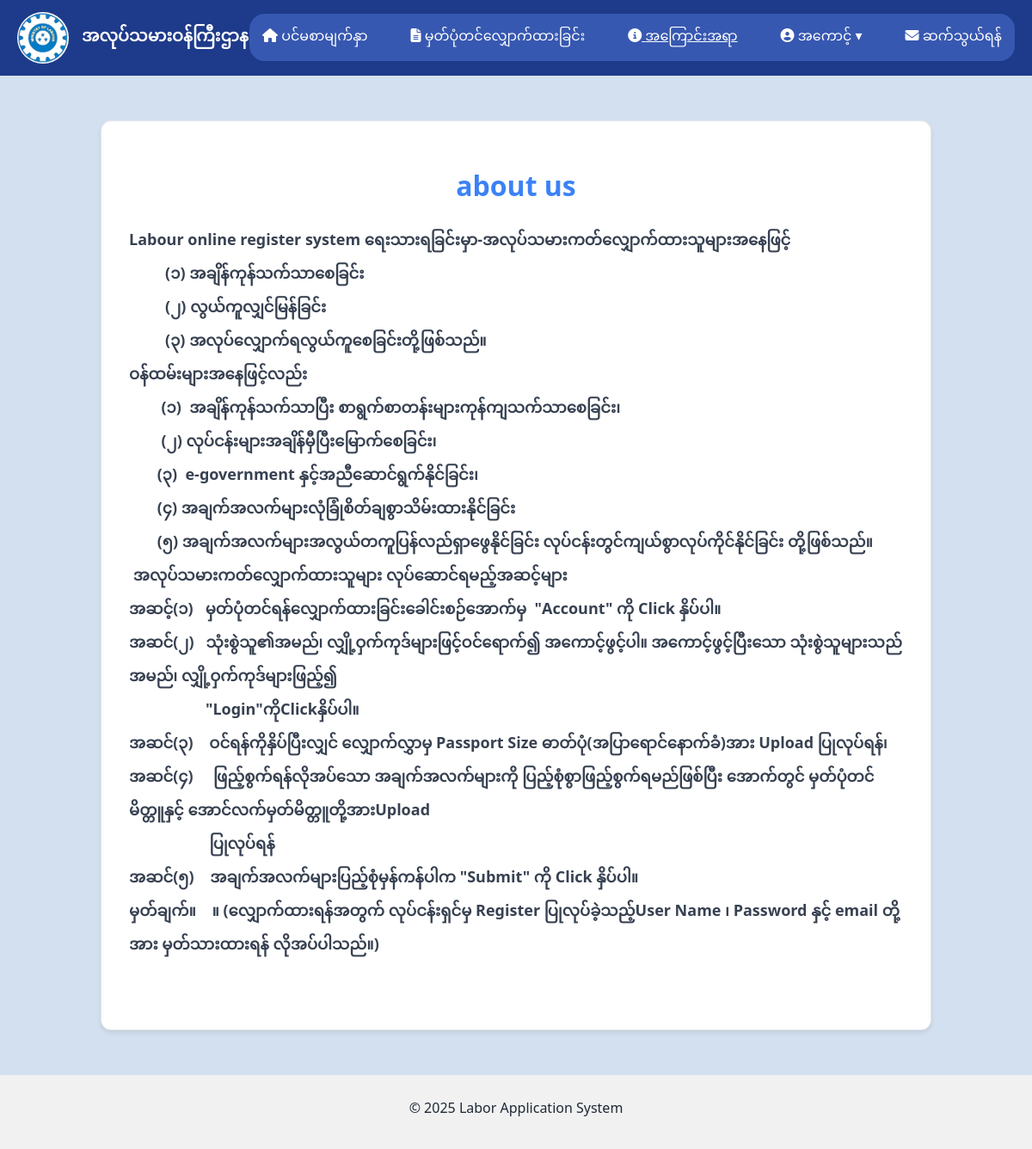
The app's page /user?vr=about with its own data.
### tables this page shows
CREATE TABLE `about` (
  `id` int(11) NOT NULL,
  `title` varchar(200) NOT NULL,
  `body` text NOT NULL
);

### user/views/about/index.php (the view, shortened to what this page needs)
<?php
$db = new Connection();
$connection = $db::$connection;
$query = "SELECT * FROM about LIMIT 1";
$result = $connection->query($query);
$about = $result->fetch_assoc();
?>
<main>
    <div id="about">
        <h1 id="about-title"><?= htmlspecialchars($about['title']) ?></h1>
        <p><?= $about['body'] ?></p>
    </div>
</main>

### user/static/css/style.css (style rules this page uses)
* { font-family: 'Segoe UI', Tahoma, Geneva, Verdana, sans-serif; }
html, body { height: 100%; margin: 0; padding: 0; display: flex; flex-direction: column; }
main { flex: 1; padding: 20px; background-color: #d3e0ef; }

### user/partials/header.php (style rules this page uses)
body { margin: 0; font-family: 'Segoe UI', Tahoma, Geneva, Verdana, sans-serif; }

### user/views/about/index.php (style rules this page uses)
:root { --primary-color: #3b82f6; --text-color: #1f2937; --bg-color: #f9fafb; --card-bg-color: #ffffff; --border-color: #e5e7eb; --shadow-md: 0 4px 6px rgba(0, 0, 0, 0.05), 0 2px 4px rgba(0, 0, 0, 0.03); }
body { font-family: system-ui, sans-serif; background-color: var(--bg-color); color: var(--text-color); }
#about { max-width: 900px; margin: 2rem auto; padding: 2rem; background-color: var(--card-bg-color); border-radius: 0.75rem; box-shadow: var(--shadow-md); border: 1px solid var(--border-color); }
#about-title { text-align: center; font-size: 2rem; font-weight: 700; color: var(--primary-color); margin-bottom: 1.5rem; }
p { font-size: 1rem; line-height: 1.6; margin-bottom: 1.5rem; }

### records on screen
about: title "about us", body "Labour online register system ရေးသားရခြင်းမှာ-အလုပ်သမားကတ်လျှောက်ထားသူများအနေဖြင့် (၁) အချိန်ကုန်သက်သာ‌စေခြင်း (၂) လွယ်ကူလျှင်မြန်ခြင်း (၃) အလုပ်လျှောက်ရလွယ်ကူစေခြင်းတို့ဖြစ်သည်။ ဝန်ထမ်းများအနေဖြင့်လည်း (၁) အချိန်ကုန်သက်သာပြီး စာရွက်စာတန်းများကုန်ကျသက်သာစေခြင်း၊ (၂) လုပ်ငန်းများအချိန်မှီပြီးမြောက်စေခြင်း၊ (၃) e-government နှင့်အညီဆောင်ရွက်နိုင်ခြင်း၊ (၄) အချက်အလက်များလုံခြုံစိတ်ချစွာသိမ်းထားနိုင်ခြင်း (၅) အချက်အလက်များအလွယ်တကူပြန်လည်ရှာဖွေနိုင်ခြင်း လုပ်ငန်းတွင်ကျယ်စွာလုပ်ကိုင်နိုင်ခြင်း တို့ဖြစ်သည်။ အလုပ်သမားကတ်လျှောက်ထားသူများ လုပ်ဆောင်ရမည့်အဆင့်များ အဆင့်(၁) မှတ်ပုံတင်ရန်‌လျှောက်ထားခြင်းခေါင်းစဉ်အောက်မှ \"Account\" ကို Click နှိပ်ပါ။ အဆင်(၂) သုံးစွဲသူ၏အမည်၊ လျှို့ဝှက်ကုဒ်များဖြင့်ဝင်ရောက်၍…"

### other values on screen
$_SESSION['username'] "အကောင့်"
